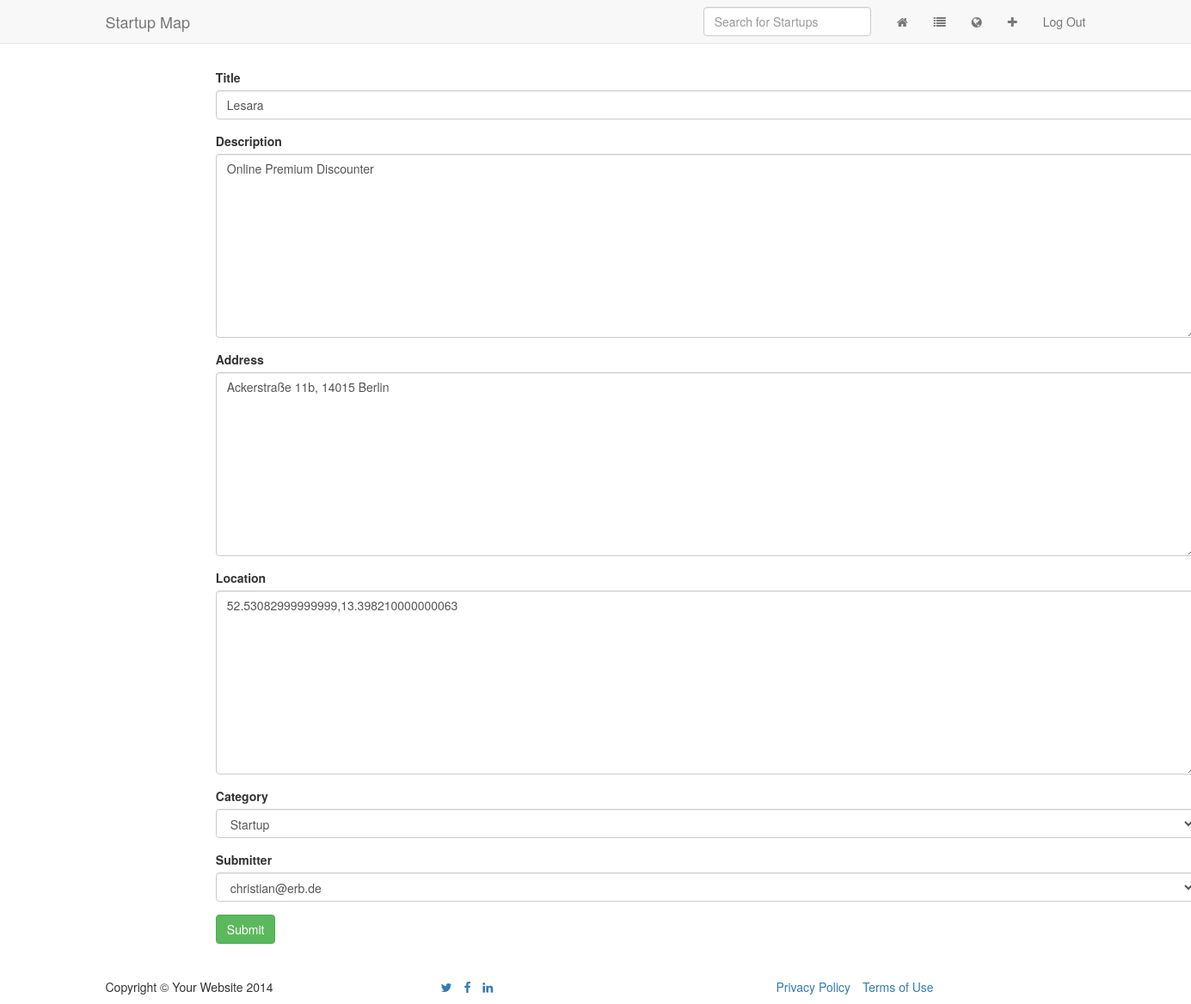
The page /startups/1/update/ (signed in) on the database its author committed.
### core/models.py (models this page shows, shortened)
class Startup(models.Model):
	title = models.CharField(max_length=300)
	description = models.TextField(max_length=1000, null=True, blank=True)
	address = models.TextField(null=True, blank=True)
	location = GeopositionField(null=True, blank=True)
	category = models.IntegerField(choices=CATEGORY_CHOICES, null=True)
	created_on = models.DateTimeField(auto_now_add=True, editable=False)
	submitter = models.ForeignKey(User)

### core/views.py (the view)
# urls.py: url(r'startups/(?P<pk>\d+)/update/$', login_required(coreviews.StartupUpdateView.as_view()), name='startup_update'),
class StartupUpdateView(UpdateView):
	model = coremodels.Startup
	template_name = "base/form.html"
	fields = "__all__"

### templates/base/form.html (shortened to what this page needs)
{% extends "base/theme.html" %}
{% load widget_tweaks %}
{% block main_content %}
 <section id="services">
 <div class="container">
<div class="row">
 {% if form %}
 <div class="col-md-12">
 <form action="" method="post" enctype="multipart/form-data">{% csrf_token %}{{ form.media }}
 {% for field in form %}
 <div class="form-group warning">
 <label for="exampleInputFile">{{ field.label }}</label>
{{ field|add_class:"form-control"}}
 </div>
 {% endfor %}
 <input type="submit" class="btn btn-success" role="button" value="{{ verb|default:"Submit" }}" />
 </form>
</div>
{% endif %}
</div>
</div>
</section>
{% endblock %}

### rows shown on the page
Startup: form "Lesara" "Online Premium Discounter" "Ackerstraße 11b, 14015 Berlin" "52.53082999999999,13.398210000000063" "Startup" "christian@erb.de"

### other values the page prints
{{ field.label }} "Title" "Description" "Address" "Location" "Category" "Submitter"
